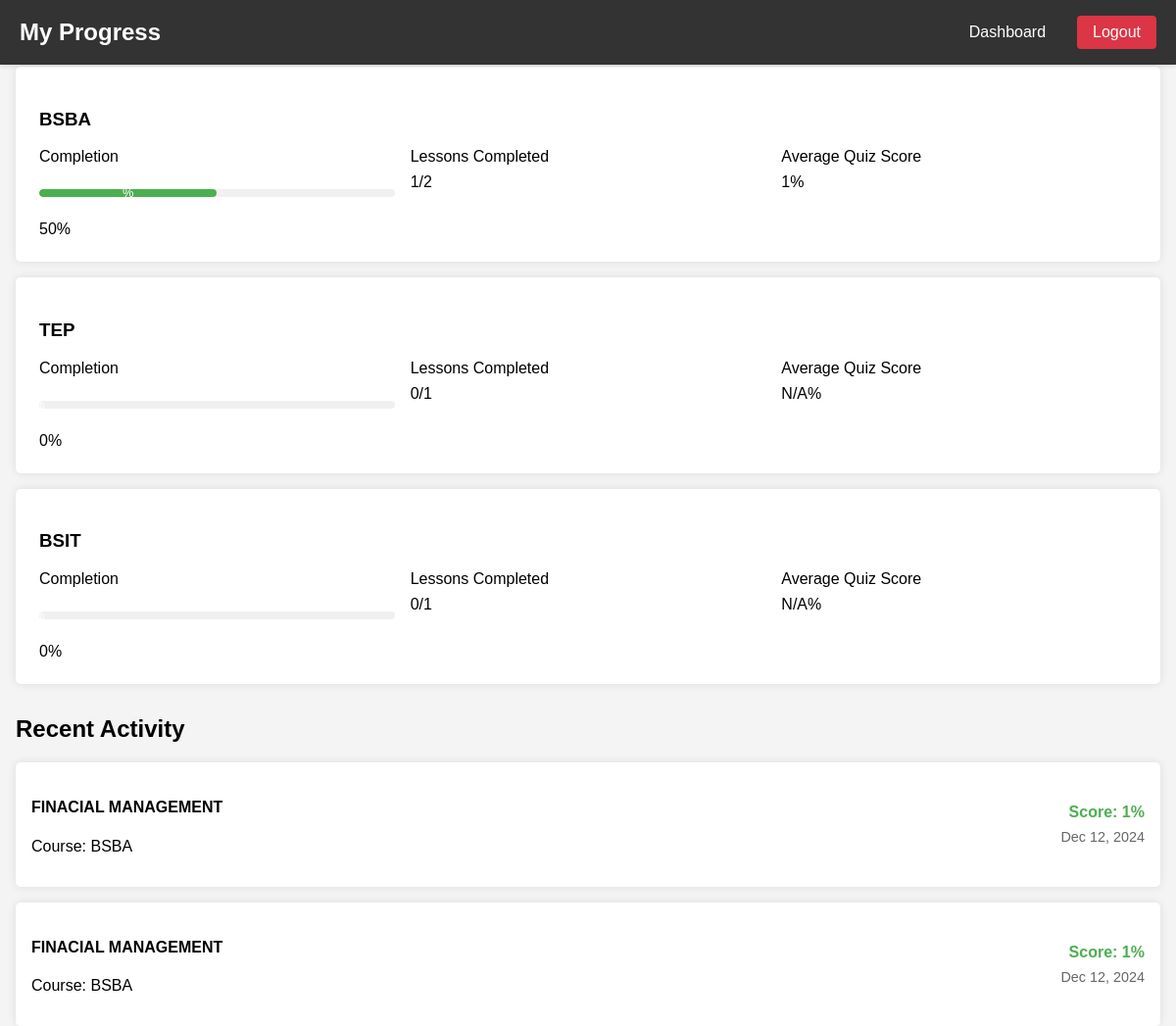
Page /progress.php (signed in) on the committed database.
### tables this page shows
CREATE TABLE `progress` (
  `id` int(11) NOT NULL,
  `student_id` int(11) DEFAULT NULL,
  `lesson_id` int(11) DEFAULT NULL,
  `quiz_id` int(11) DEFAULT NULL,
  `score` int(11) DEFAULT NULL,
  `completed` tinyint(1) DEFAULT 0,
  `completed_at` timestamp NOT NULL DEFAULT current_timestamp() ON UPDATE current_timestamp()
);

CREATE TABLE `lessons` (
  `id` int(11) NOT NULL,
  `course_id` int(11) DEFAULT NULL,
  `title` varchar(200) NOT NULL,
  `content` text DEFAULT NULL,
  `order_number` int(11) DEFAULT NULL,
  `created_at` timestamp NOT NULL DEFAULT current_timestamp()
);

CREATE TABLE `courses` (
  `id` int(11) NOT NULL,
  `title` varchar(200) NOT NULL,
  `description` text DEFAULT NULL,
  `created_at` timestamp NOT NULL DEFAULT current_timestamp()
);

### progress.php (the view, shortened to what this page needs)
<?php
require_once 'config/database.php';
$student_id = $_SESSION['user_id'];
$progress_sql = "SELECT
    c.title as course_title,
    COUNT(DISTINCT l.id) as total_lessons,
    COUNT(DISTINCT CASE WHEN p.completed = 1 THEN l.id END) as completed_lessons,
    AVG(p.score) as average_score
    FROM courses c
    LEFT JOIN lessons l ON c.id = l.course_id
    LEFT JOIN progress p ON l.id = p.lesson_id AND p.student_id = ?
    GROUP BY c.id";
$stmt = $conn->prepare($progress_sql);
$stmt->bind_param("i", $student_id);
$stmt->execute();
$progress_results = $stmt->get_result();
?>
<!DOCTYPE html>
<html lang="en">
<head>
    <link rel="stylesheet" href="css/style.css">
    <link rel="stylesheet" href="css/dashboard.css">
    <link rel="stylesheet" href="css/progress.css">
</head>
<body>
    <nav class="navbar">
        <div class="container">
            <h1>My Progress</h1>
            <div class="nav-right">
                <a href="dashboard.php">Dashboard</a>
                <a href="logout.php" class="btn-logout">Logout</a>
            </div>
        </div>
    </nav>
    <div class="container">
        <div class="progress-overview">
            <h2>Learning Progress</h2>
            <?php while ($progress = $progress_results->fetch_assoc()) {
                $completion_rate = ($progress['total_lessons'] > 0)
                    ? ($progress['completed_lessons'] / $progress['total_lessons']) * 100
                    : 0;
            ?>
                <div class="course-progress-card">
                    <h3><?php echo htmlspecialchars($progress['course_title']); ?></h3>
                    <div class="progress-stats">
                        <div class="stat">
                            <span class="label">Completion</span>
                            <div class="progress-bar">
                                <div class="progress" style="width: <?php echo $completion_rate; ?>%"></div>
                            </div>
                            <span class="value"><?php echo round($completion_rate); ?>%</span>
                        </div>
                        <div class="stat">
                            <span class="label">Lessons Completed</span>
                            <span class="value"><?php echo $progress['completed_lessons']; ?>/<?php echo $progress['total_lessons']; ?></span>
                        </div>
                        <div class="stat">
                            <span class="label">Average Quiz Score</span>
                            <span class="value"><?php echo $progress['average_score'] ? round($progress['average_score'], 1) : 'N/A'; ?>%</span>
                        </div>
                    </div>
                </div>
            <?php } ?>
        </div>
        <div class="recent-activity">
            <h2>Recent Activity</h2>
            <?php
            $activity_sql = "SELECT
                l.title as lesson_title,
                c.title as course_title,
                p.score,
                p.completed_at
                FROM progress p
                JOIN lessons l ON p.lesson_id = l.id
                JOIN courses c ON l.course_id = c.id
                WHERE p.student_id = ?
                ORDER BY p.completed_at DESC
                LIMIT 5";
            $stmt = $conn->prepare($activity_sql);
            $stmt->bind_param("i", $student_id);
            $stmt->execute();
            $activities = $stmt->get_result();
            ?>
            <div class="activity-list">
                <?php while ($activity = $activities->fetch_assoc()) { ?>
                    <div class="activity-item">
                        <div class="activity-info">
                            <h4><?php echo htmlspecialchars($activity['lesson_title']); ?></h4>
                            <p>Course: <?php echo htmlspecialchars($activity['course_title']); ?></p>
                        </div>
                        <div class="activity-stats">
                            <span class="score">Score: <?php echo $activity['score']; ?>%</span>
                            <span class="date"><?php echo date('M d, Y', strtotime($activity['completed_at'])); ?></span>
                        </div>
                    </div>
                <?php } ?>
            </div>
        </div>
    </div>
</body>
</html>

### css/style.css (style rules this page uses)
body { font-family: Arial, sans-serif; background-color: #f4f4f4; margin: 0; padding: 0; }
.container { max-width: 1200px; margin: 0 auto; padding: 20px; }
.container { max-width: 1200px; margin: 0 auto; padding: 0 1rem; }
.navbar { background: #2c3e50; padding: 1rem 0; position: fixed; width: 100%; top: 0; z-index: 1000; box-shadow: 0 2px 4px rgba(0,0,0,0.1); }
.navbar .container { display: flex; justify-content: space-between; align-items: center; max-width: 1200px; margin: 0 auto; padding: 0 20px; }
.navbar h1 { color: white; margin: 0; font-size: 1.5rem; }
.nav-right { display: flex; gap: 1rem; }
.nav-right a { color: white; text-decoration: none; padding: 0.5rem 1rem; border-radius: 4px; transition: background 0.3s ease; }
.btn-logout { background: #e74c3c; }

### css/dashboard.css (style rules this page uses)
.navbar { background-color: #333; color: white; padding: 1rem 0; }
.navbar .container { display: flex; justify-content: space-between; align-items: center; }
.nav-right { display: flex; align-items: center; gap: 1rem; }
.btn-logout { color: white; text-decoration: none; padding: 0.5rem 1rem; background-color: #dc3545; border-radius: 4px; }
.progress-bar { background-color: #f0f0f0; border-radius: 10px; height: 10px; margin: 1rem 0; overflow: hidden; position: relative; }
.progress { background-color: #4CAF50; height: 100%; border-radius: 10px; transition: width 0.3s ease; position: relative; color: white; text-align: center; font-size: 0.8rem; line-height: 10px; }
.progress::after { content: attr(data-progress) "%"; position: absolute; width: 100%; height: 100%; top: 0; left: 0; display: flex; justify-content: center; align-items: center; color: white; }

### css/progress.css (style rules this page uses)
.progress-overview { margin-bottom: 2rem; }
.course-progress-card { background: white; padding: 1.5rem; border-radius: 5px; box-shadow: 0 0 10px rgba(0,0,0,0.1); margin-bottom: 1rem; }
.progress-stats { display: grid; grid-template-columns: repeat(auto-fit, minmax(200px, 1fr)); gap: 1rem; margin-top: 1rem; }
.stat { display: flex; flex-direction: column; gap: 0.5rem; }
.progress-bar { height: 8px; background: #f0f0f0; border-radius: 4px; overflow: hidden; }
.progress { height: 100%; background: #4CAF50; transition: width 0.3s ease; }
.activity-list { display: flex; flex-direction: column; gap: 1rem; }
.activity-item { background: white; padding: 1rem; border-radius: 5px; box-shadow: 0 0 10px rgba(0,0,0,0.1); display: flex; justify-content: space-between; align-items: center; }
.activity-stats { display: flex; flex-direction: column; align-items: flex-end; gap: 0.5rem; }
.score { color: #4CAF50; font-weight: bold; }
.date { color: #666; font-size: 0.9rem; }

### rows in the picture
progress: lesson.title "FINACIAL MANAGEMENT", courses.title "BSBA", score "1", completed_at "Dec 12, 2024"
progress: lesson.title "FINACIAL MANAGEMENT", courses.title "BSBA", score "1", completed_at "Dec 12, 2024"

### other values in the picture
$progress['course_title'] "BSBA"
$completion_rate "50"
$progress['completed_lessons'] "1"
$progress['total_lessons'] "2"
$progress['average_score'] "1"
$progress['course_title'] "TEP"
$completion_rate "0"
$progress['completed_lessons'] "0"
$progress['total_lessons'] "1"
$progress['course_title'] "BSIT"
